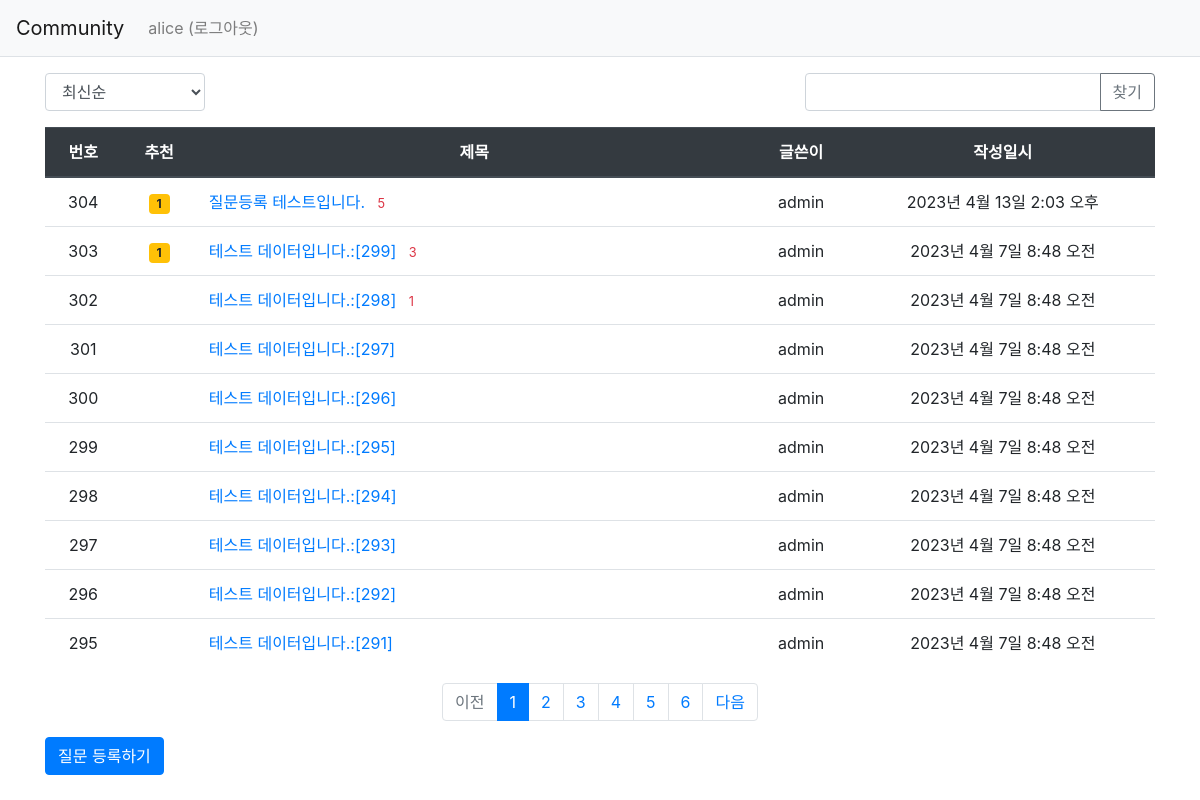
Screenshot of / (signed in) with the database file from the repository.
### community/models.py (models this page shows, shortened)
class Question(models.Model):
    author = models.ForeignKey(User, on_delete=models.CASCADE,related_name='author_question')
    subject = models.CharField(max_length=200)
    content = models.TextField()    #글자수 제한이 없는 데이터
    modify_date = models.DateTimeField(null=True, blank=True)
    create_date = models.DateTimeField()
    voter = models.ManyToManyField(User, related_name='voter_question')

### community/views/base_views.py (the view, shortened to what this page needs)
# urls.py: path('', base_views.index, name= 'index'),
def index(request):
    page = request.GET.get('page','1')  # 페이지
    kw = request.GET.get('kw', '')      # 검색어
    so = request.GET.get('so', 'recent')# 정렬기준
    if so == 'recommend':
        question_list = Question.objects.annotate(
            num_voter=Count('voter')).order_by('-num_voter', '-create_date')
    elif so =='popular':
        question_list = Question.objects.annotate(
            num_answer=Count('answer')).order_by('-num_answer', '-create_date')
    else: # recent
        question_list = Question.objects.order_by('-create_date')
    paginator = Paginator(question_list, 10)    # 페이지당 10개씩 보여 주기
    page_obj = paginator.get_page(page)
    context = {'question_list': page_obj, 'page':page, 'kw' : kw, 'so' : so}
    return render(request,'community/question_list.html', context)

### community/templatetags/community_filter.py (called while the page is built)
@register.filter
def sub(value, arg):
        return value - arg

### templates/community/question_list.html (shortened to what this page needs)
{% extends 'base.html' %}
{% load community_filter %}
{% block content %}
<div class="container my-3">
    <div class="row justify-content-between my-3">
        <div class="col-2">
            <select class="form-control so">
                <option value="recent" {% if so == 'recent' %}selected{% endif %}>
                    최신순
                </option>
            </select>
        </div>
        <div class="col-4 input-group">
            <input type="text" class="form-control kw" value="{{ kw|default_if_none:''}}">
            <div class="input-group-append">
                <button class="btn btn-outline-secondary" type="button" id="btn_search">찾기</button>
            </div>
        </div>
    </div>
    <table class="table">
        <thead>
        <tr class="text-center thead-dark">
            <th>번호</th>
            <th>추천</th>
            <th style="width:50%">제목</th>
            <th>글쓴이</th>
            <th>작성일시</th>
        </tr>
        </thead>
        <tbody>
        {% if question_list %}
        {% for question in question_list %}
        <tr class="text-center">
            <td>{{ question_list.paginator.count|sub:question_list.start_index|sub:forloop.counter0|add:1}}</td>
            <td>
                {% if question.voter.all.count > 0 %}
                <span class="badge badge-warning px-2 py-1">
                    {{ question.voter.all.count }}
                </span>
                {% endif %}
            </td>
            <td class="text-left">
                <a href="{% url 'community:detail' question.id %}">{{ question.subject }}</a>
                {% if question.answer_set.count > 0 %}
                <span class="text-danger small ml-2">
                    {{ question.answer_set.count }}
                </span>
                {% endif %}
            </td>
            <td>{{ question.author.username }}</td>
            <td>{{ question.create_date }}</td>
        </tr>
        {% endfor %}
        {% else %}
        <tr>
            <td colspan="3">질문이 없습니다.</td>
        </tr>
        {% endif %}
        </tbody>
    </table>
    <ul class="pagination justify-content-center">
        {% if question_list.has_previous %}
        <li class="page-item">
            <a class="page-link" data-page="{{ question_list.previous_page_number }}" href="#">이전</a>
        </li>
        {% else %}
        <li class="page-item disabled">
            <a class="page-link" tabindex="-1" aria-disabled="true" href="#">이전</a>
        </li>
        {% endif %}
        {% for page_number in question_list.paginator.page_range %}
        {% if page_number >= question_list.number|add:-5 and page_number <= question_list.number|add:5 %}
            {% if page_number == question_list.number %}
            <li class="page-item active" aria-current="page">
                <a class="page-link"  data-page="{{ page_number }}" href="#"> {{ page_number }}</a>
            </li>
            {% else %}
            <li class="page-item">
                <a class="page-link" data-page="{{ page_number }}" href="#">{{ page_number }}</a>
            </li>
            {% endif %}
        {% endif %}
        {% endfor %}
        {% if question_list.has_next%}
        <li class="page-item">
            <a class="page-link" data-page="{{ question_list.next_page_number }}" href="#">다음</a>
        </li>
        {% else %}
        <li class="page-item disabled">
            <a class="page-link" tabindex="-1" aria-disabled="true" href="#">다음</a>
        </li>
        {% endif %}
    </ul>
    <a href ="{% url 'community:question_create' %}" class="btn btn-primary">질문 등록하기</a>
</div>
{% endblock %}

### templates/navbar.html (shortened to what this page needs)
<nav class="navbar navbar-expand-lg navbar-light bg-light border-bottom">
    <a class="navbar-brand" href="{% url 'community:index' %}">Community</a>
    <div class="collapse navbar-collapse flex-grow-0" id="navbarNav">
        <ul class="navbar-nav">
            <li class="nav-item">
                {% if user.is_authenticated %}
                <a class="nav-link" href="{% url 'common:logout' %}">
                    {{ user.username }} (로그아웃)
                </a>
                {% else %}
                <a class="nav-link" href="{% url 'common:login' %}">로그인</a>
                {% endif %}
            </li>
        </ul>
    </div>
</nav>

### rows the page displays
Question: paginator.count|sub "304", voter.all.count "1", subject "질문등록 테스트입니다.", answer_set.count "5", author.username "admin", create_date "2023년 4월 13일 2:03 오후"
Question: paginator.count|sub "303", voter.all.count "1", subject "테스트 데이터입니다.:[299]", answer_set.count "3", author.username "admin", create_date "2023년 4월 7일 8:48 오전"
Question: paginator.count|sub "302", subject "테스트 데이터입니다.:[298]", answer_set.count "1", author.username "admin", create_date "2023년 4월 7일 8:48 오전"
Question: paginator.count|sub "301", subject "테스트 데이터입니다.:[297]", author.username "admin", create_date "2023년 4월 7일 8:48 오전"
Question: paginator.count|sub "300", subject "테스트 데이터입니다.:[296]", author.username "admin", create_date "2023년 4월 7일 8:48 오전"
Question: paginator.count|sub "299", subject "테스트 데이터입니다.:[295]", author.username "admin", create_date "2023년 4월 7일 8:48 오전"
Question: paginator.count|sub "298", subject "테스트 데이터입니다.:[294]", author.username "admin", create_date "2023년 4월 7일 8:48 오전"
Question: paginator.count|sub "297", subject "테스트 데이터입니다.:[293]", author.username "admin", create_date "2023년 4월 7일 8:48 오전"
Question: paginator.count|sub "296", subject "테스트 데이터입니다.:[292]", author.username "admin", create_date "2023년 4월 7일 8:48 오전"
Question: paginator.count|sub "295", subject "테스트 데이터입니다.:[291]", author.username "admin", create_date "2023년 4월 7일 8:48 오전"

### other values shown
{{ user.username }} "alice"
{{ page_number }} "1"
{{ page_number }} "2" "3" "4" "5" "6"
